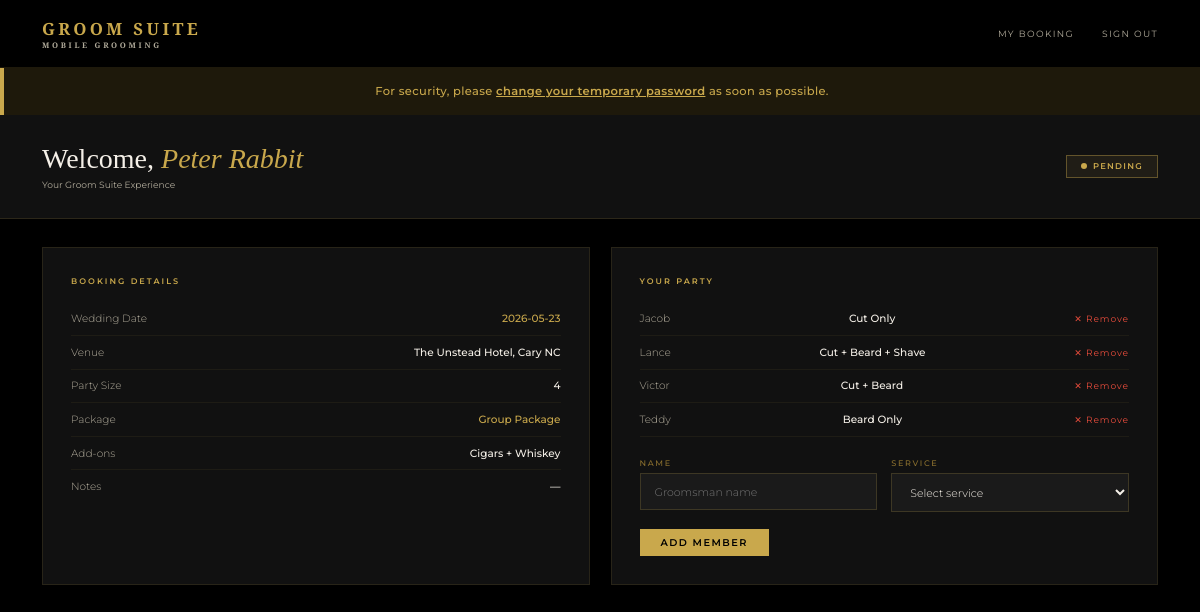
Page /portal (signed in) on the committed database.
### models.py (models this page shows)
class User(UserMixin, db.Model):
    id = db.Column(db.Integer, primary_key=True)
    name = db.Column(db.String(100), nullable=False)
    email = db.Column(db.String(120), unique=True, nullable=False)
    password = db.Column(db.String(200), nullable=False)
    role = db.Column(db.String(20), default='client')
    phone = db.Column(db.String(20))
    password_changed = db.Column(db.Boolean, default=False)
    bookings = db.relationship('Booking', backref='client', lazy=True)

class Booking(db.Model):
    id = db.Column(db.Integer, primary_key=True)
    wedding_date = db.Column(db.String(50), nullable=False)
    venue = db.Column(db.String(200), nullable=False)
    start_time = db.Column(db.String(20))
    party_size = db.Column(db.Integer, default=1)
    package = db.Column(db.String(100))
    addons = db.Column(db.String(200))
    notes = db.Column(db.Text)
    status = db.Column(db.String(20), default='pending')
    created_at = db.Column(db.DateTime, default=datetime.utcnow)
    user_id = db.Column(db.Integer, db.ForeignKey('user.id'), nullable=False)
    party_members = db.relationship('PartyMember', backref='booking', lazy=True)

class PartyMember(db.Model):
    id = db.Column(db.Integer, primary_key=True)
    name = db.Column(db.String(100), nullable=False)
    service = db.Column(db.String(100), nullable=False)
    booking_id = db.Column(db.Integer, db.ForeignKey('booking.id'), nullable=False)

### routes.py (the view)
    @app.route('/portal')
    @login_required
    def portal():
        if current_user.role == 'admin':
            return redirect(url_for('admin_dashboard'))
        booking = Booking.query.filter_by(user_id=current_user.id).first()
        return render_template('portal.html', booking=booking)

### auth.py (called while the page is built)
def register_routes(app, login_manager):
    @login_manager.user_loader
    def load_user(user_id):
        return db.session.get(User, int(user_id))
    @app.route('/login', methods=['GET', 'POST'])
    def login():
        if request.method == 'POST':
            email = request.form.get('email')
            password = request.form.get('password')
            user = User.query.filter_by(email=email).first()
            if user and check_password_hash(user.password, password):
                login_user(user)
                if user.role == 'admin':
                    return redirect(url_for('index'))
                return redirect(url_for('portal'))
            flash('Invalid email or password')
        return render_template('login.html')
    @app.route('/logout')
    @login_required
    def logout():
        logout_user()
        return redirect(url_for('index'))

### templates/portal.html (shortened to what this page needs)
{% extends 'base.html' %}
{% block content %}
{% if not current_user.password_changed %}
<div class="flash" style="text-align:center;">
  For security, please <a href="{{ url_for('change_password') }}" style="color:var(--gold);font-weight:600;text-decoration:underline;">change your temporary password</a> as soon as possible.
</div>
{% endif %}
<div class="portal-header">
  <div>
    <h1 class="portal-greeting">Welcome, <span>{{ current_user.name }}</span></h1>
    <p class="portal-meta">Your Groom Suite Experience</p>
  </div>
  {% if booking %}
  <div class="status-badge status-{{ booking.status }}">
    <span class="status-dot"></span>
    {{ booking.status|capitalize }}
  </div>
  {% endif %}
</div>
<div class="portal-body">
  {% if booking %}
  <div class="portal-card">
    <div class="portal-card-title">Booking Details</div>
    <div class="detail-row">
      <span class="detail-label">Wedding Date</span>
      <span class="detail-value gold">{{ booking.wedding_date }}</span>
    </div>
    <div class="detail-row">
      <span class="detail-label">Venue</span>
      <span class="detail-value">{{ booking.venue }}</span>
    </div>
    <div class="detail-row">
      <span class="detail-label">Party Size</span>
      <span class="detail-value">{{ booking.party_size }}</span>
    </div>
    <div class="detail-row">
      <span class="detail-label">Package</span>
      <span class="detail-value gold">{{ booking.package or 'TBD' }}</span>
    </div>
    <div class="detail-row">
      <span class="detail-label">Add-ons</span>
      <span class="detail-value">{{ booking.addons or 'None' }}</span>
    </div>
    <div class="detail-row">
      <span class="detail-label">Notes</span>
      <span class="detail-value">{{ booking.notes or '—' }}</span>
    </div>
  </div>
  {% if booking.party_size > 1 %}
  <div class="portal-card">
    <div class="portal-card-title">Your Party</div>
    {% if booking.party_members %}
      {% for member in booking.party_members %}
      <div class="detail-row">
        <span class="detail-label">{{ member.name }}</span>
        <span class="detail-value">{{ member.service }}</span>
        <a href="{{ url_for('remove_member', id=member.id) }}" style="color:#e74c3c;font-size:0.65rem;text-decoration:none;letter-spacing:0.1em;">✕ Remove</a>
      </div>
      {% endfor %}
    {% else %}
      <p style="color:var(--white-dim);font-size:0.75rem;margin-bottom:1rem;">No party members added yet.</p>
    {% endif %}
    <form method="POST" action="{{ url_for('add_member') }}" style="margin-top:1.5rem;">
      <div class="form-row">
        <div class="form-field">
          <label>Name</label>
          <input type="text" name="member_name" placeholder="Groomsman name" required>
        </div>
        <div class="form-field">
          <label>Service</label>
          <select name="member_service" required>
            <option value="">Select service</option>
          </select>
        </div>
      </div>
      <button type="submit" class="btn-gold" style="width:auto;padding:0.55rem 1.5rem;">Add Member</button>
    </form>
  </div>
  {% endif %}
  {% else %}
  <div class="empty-state">
    <p>You don't have a booking yet.</p>
    <a href="{{ url_for('index') }}" class="btn-gold" style="margin-top:1.5rem;width:auto;padding:0.75rem 2rem;">Submit an Inquiry</a>
  </div>
  {% endif %}
</div>
{% endblock %}

### templates/base.html (shortened to what this page needs)
<!DOCTYPE html>
<html lang="en">
<head>
  <link rel="stylesheet" href="{{ url_for('static', filename='css/style.css') }}?v={{ range(1, 99999) | random }}">
</head>
<body>
  <nav class="navbar">
    <div class="nav-logo">Groom Suite <span>Mobile Grooming</span></div>
    <div class="nav-links">
      {% if current_user.is_authenticated %}
        {% if current_user.role == 'admin' %}
          <a href="{{ url_for('admin_dashboard') }}">Dashboard</a>
          <a href="#">Calendar</a>
        {% else %}
          <a href="{{ url_for('portal') }}">My Booking</a>
        {% endif %}
        <a href="{{ url_for('logout') }}">Sign Out</a>
      {% else %}
        <a href="{{ url_for('index') }}">Home</a>
        <a href="{{ url_for('inquiry') }}">Book Now</a>
        <a href="{{ url_for('login') }}">Login</a>
      {% endif %}
    </div>
  </nav>
  {% block content %}{% endblock %}
</body>
</html>

### static/css/style.css (style rules this page uses)
*, *::before, *::after { box-sizing: border-box; margin: 0; padding: 0; }
:root { --gold: #C9A84C; --gold-light: #E8C96A; --gold-dim: #8a6f2e; --black: #000000; --black-2: #111111; --black-3: #1A1A1A; --black-5: #2C2C2C; --white: #F5F0E8; --white-dim: #b0aa9a; --font-display: 'Cormorant Garamond', serif; --font-body: 'Montserrat', sans-serif; }
html { font-size: 14px; }
body { font-family: var(--font-body); background: var(--black); color: var(--white); min-height: 100vh; }
.navbar { display: flex; align-items: center; justify-content: space-between; padding: 1.2rem 3rem; background: rgba(0,0,0,0.95); border-bottom: 1px solid rgba(201,168,76,0.15); position: sticky; top: 0; z-index: 100; }
.nav-logo { font-family: var(--font-display); font-size: 1.2rem; font-weight: 600; color: var(--gold); letter-spacing: 0.2em; text-transform: uppercase; }
.nav-logo span { display: block; font-size: 0.55rem; letter-spacing: 0.35em; color: var(--white-dim); }
.nav-links { display: flex; gap: 2rem; }
.nav-links a { font-size: 0.65rem; letter-spacing: 0.15em; text-transform: uppercase; color: var(--white-dim); text-decoration: none; transition: color 0.2s; }
.flash { background: rgba(201,168,76,0.15); border-left: 4px solid var(--gold); padding: 1.2rem 2rem; font-size: 0.82rem; color: var(--gold); text-align: center; letter-spacing: 0.03em; font-weight: 500; }
.btn-gold { display: inline-block; width: auto; padding: 0.65rem 1.5rem; background: var(--gold); color: var(--black); font-family: var(--font-body); font-size: 0.7rem; font-weight: 600; letter-spacing: 0.15em; text-transform: uppercase; border: none; cursor: pointer; transition: background 0.2s; text-decoration: none; text-align: center; }
.form-field { margin-bottom: 1.2rem; text-align: left; }
.form-field label { display: block; font-size: 0.58rem; letter-spacing: 0.2em; text-transform: uppercase; color: var(--gold-dim); margin-bottom: 0.4rem; font-weight: 500; }
.form-field input, .form-field select, .form-field textarea { width: 100%; background: var(--black-3); border: 1px solid rgba(201,168,76,0.2); color: var(--white); font-family: var(--font-body); font-size: 0.78rem; font-weight: 300; padding: 0.75rem 1rem; outline: none; transition: border-color 0.2s; }
.form-field select option { background: var(--black-3); }
.form-row { display: grid; grid-template-columns: 1fr 1fr; gap: 1rem; }
.portal-header { padding: 2rem 3rem; background: var(--black-2); border-bottom: 1px solid rgba(201,168,76,0.15); display: flex; align-items: center; justify-content: space-between; }
.portal-greeting { font-family: var(--font-display); font-size: 2rem; font-weight: 300; }
.portal-greeting span { color: var(--gold); font-style: italic; }
.portal-meta { font-size: 0.65rem; color: var(--white-dim); margin-top: 0.25rem; }
.status-badge { display: inline-flex; align-items: center; gap: 0.4rem; padding: 0.4rem 1rem; font-size: 0.6rem; letter-spacing: 0.15em; text-transform: uppercase; font-weight: 600; border: 1px solid; }
.status-pending { border-color: rgba(201,168,76,0.4); color: var(--gold); background: rgba(201,168,76,0.08); }
.status-dot { width: 6px; height: 6px; border-radius: 50%; background: currentColor; }
.portal-body { padding: 2rem 3rem; display: grid; grid-template-columns: 1fr 1fr; gap: 1.5rem; }
.portal-card { background: var(--black-2); border: 1px solid rgba(201,168,76,0.12); padding: 2rem; }
.portal-card-title { font-size: 0.58rem; letter-spacing: 0.25em; text-transform: uppercase; color: var(--gold); margin-bottom: 1.2rem; font-weight: 600; }
.detail-row { display: flex; justify-content: space-between; align-items: center; padding: 0.7rem 0; border-bottom: 1px solid rgba(201,168,76,0.07); font-size: 0.75rem; }
.detail-row:last-child { border-bottom: none; }
.detail-label { color: var(--white-dim); font-weight: 300; }
.detail-value { color: var(--white); font-weight: 500; }
.detail-value.gold { color: var(--gold); }

### rows in the picture
User: name "Peter Rabbit"
Booking: status "PENDING", wedding_date "2026-05-23", venue "The Unstead Hotel, Cary NC", party_size "4", package "Group Package", addons "Cigars + Whiskey", notes "—"
PartyMember: name "Jacob", service "Cut Only"
PartyMember: name "Lance", service "Cut + Beard + Shave"
PartyMember: name "Victor", service "Cut + Beard"
PartyMember: name "Teddy", service "Beard Only"
